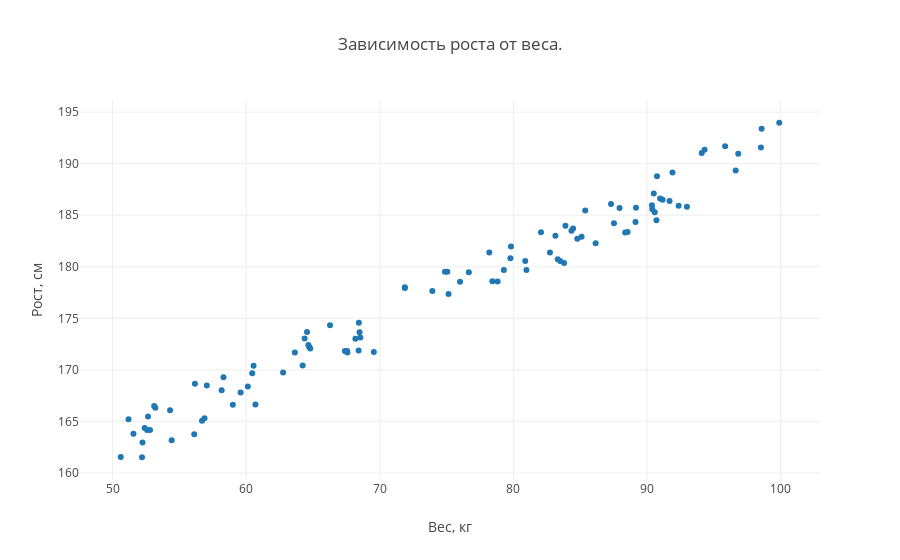

Notebook source saved alongside this figure:
### Markdown cell above
### Данные имеют отличную корреляцию. Посмотрим подробнее на зависимость роста от веса.

### Code cell
trace = [go.Scatter(
            x = df.weight,
            y = df.height,
            mode='markers'
        )]

layout = go.Layout(
    title='Зависимость роста от веса.',
    yaxis_title='Рост, см',
    xaxis_title='Вес, кг',
    updatemenus=list([
        dict(
            x=-0.05,
            y=1),
    ]))

fig = {'data': trace, 'layout': layout}
iplot(fig, show_link=False)
